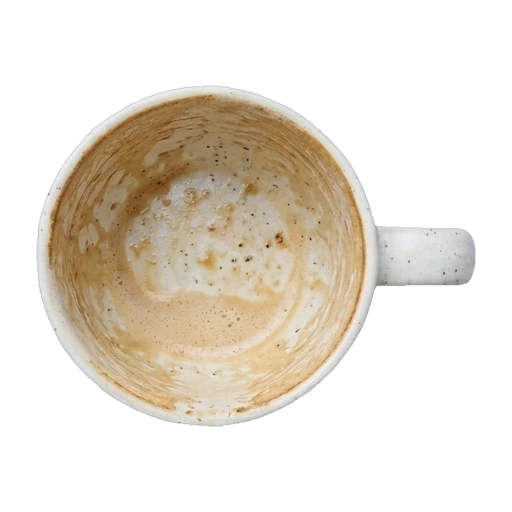
#> input picture docs/vfx/cups/coffee_latte_05.webp, 512 x 512 px, given in place of _tmp_05_endcard_napkin_60.png, which was not available
$ python make_instagram_cover_zh.py
#> lines starting #> are read from the running program, lines starting #| are printed output that depends on the picture
### trailer/make_instagram_cover.py
import math
import os
import subprocess
from pathlib import Path
from PIL import Image, ImageDraw, ImageFilter, ImageFont, ImageChops

ROOT = Path(__file__).resolve().parent
REPO = ROOT.parent
RAW_DIR = ROOT / "raw"
EDIT_DIR = ROOT / "edit"
EDIT_DIR.mkdir(parents=True, exist_ok=True)

W, H = 1080, 1920
FONT_BOLD = "/usr/share/fonts/truetype/noto/NotoSans-Bold.ttf"
if not os.path.exists(FONT_BOLD):
    FONT_BOLD = "/usr/share/fonts/opentype/urw-base35/NimbusSans-Bold.otf"


def extract_frame(mp4_path: Path, frame_idx: int) -> Image.Image:
    tmp = EDIT_DIR / f"_tmp_{mp4_path.stem}_{frame_idx}.png"
    subprocess.run(
        [
            "ffmpeg", "-v", "error", "-y",
            "-i", str(mp4_path),
            "-vf", f"select='eq(n,{frame_idx})'",
            "-frames:v", "1", "-vsync", "vfr",
            str(tmp),
        ],
        check=True,
    )
    im = Image.open(tmp).convert("RGBA")
    tmp.unlink(missing_ok=True)
    return im


# [11 lines left out: function add_drop_shadow, not called in this run]


def paste_multiply_region(dst_rgb: Image.Image, src_rgba: Image.Image, box, dst_pos, target_w, boost_ink=1.18):
    """Extract a clean ink/stain region from a napkin capture and multiply-blend it onto our cover napkin."""
    crop = src_rgba.crop(box).convert("RGB")
    scale = target_w / crop.width
    th = int(round(crop.height * scale))
    crop = crop.resize((target_w, th), Image.Resampling.LANCZOS)

    # Normalize local paper background to pure white (255,255,255) so ONLY ink & coffee stains multiply cleanly!
    px = crop.load()
    # Sample corner paper median as background reference
    corners = [px[4, 4], px[target_w - 5, 4], px[4, th - 5], px[target_w - 5, th - 5]]
    bg_r = sum(c[0] for c in corners) / 4.0
    bg_g = sum(c[1] for c in corners) / 4.0
    bg_b = sum(c[2] for c in corners) / 4.0

    # Smooth feather mask around edges so borders blend invisibly
    norm = Image.new("RGB", (target_w, th), (255, 255, 255))
    npx = norm.load()
    edge = 18
    for y in range(th):
        fy = min(1.0, y / edge, (th - 1 - y) / edge)
        for x in range(target_w):
            fx = min(1.0, x / edge, (target_w - 1 - x) / edge)
            f = fx * fy
            r, g, b = px[x, y]
            # Divide out paper color -> paper becomes ~1.0, ink & stains stay rich!
            nr = min(1.0, (r / max(1.0, bg_r)) ** boost_ink)
            ng = min(1.0, (g / max(1.0, bg_g)) ** boost_ink)
            nb = min(1.0, (b / max(1.0, bg_b)) ** boost_ink)
            # Lift near-white paper grain cleanly to 1.0
            if nr > 0.93 and ng > 0.93 and nb > 0.93:
                nr = ng = nb = 1.0
            rr = int(round((1.0 - f * (1.0 - nr)) * 255))
            gg = int(round((1.0 - f * (1.0 - ng)) * 255))
            bb = int(round((1.0 - f * (1.0 - nb)) * 255))
            npx[x, y] = (rr, gg, bb)

    # Multiply onto destination region
    dx, dy = dst_pos
    sub = dst_rgb.crop((dx, dy, dx + target_w, dy + th))
    blended = ImageChops.multiply(sub, norm)
    dst_rgb.paste(blended, (dx, dy))


# [186 lines left out: functions draw_stamp, build_cover, not called in this run]


# [2 lines that do not run on import are left out]

### trailer/make_instagram_cover_zh.py
import math
from pathlib import Path
from PIL import Image, ImageDraw, ImageFilter, ImageFont, ImageChops
from make_instagram_cover import extract_frame, add_drop_shadow, paste_multiply_region

ROOT = Path(__file__).resolve().parent
REPO = ROOT.parent
RAW_DIR = ROOT / "raw"
EDIT_DIR = ROOT / "edit"

W, H = 1080, 1920
FONT_ZH_TTC = "/usr/share/fonts/opentype/noto/NotoSansCJK-Bold.ttc"
FONT_ZH_IDX = 2


def draw_zh_stamp(base_rgba: Image.Image, text: str, center_xy, angle_deg: float, bg_col, border_col, txt_col, font_size=34):
    font = ImageFont.truetype(FONT_ZH_TTC, font_size, index=FONT_ZH_IDX)
    tmp = Image.new("RGBA", (480, 140), (0, 0, 0, 0))
    d = ImageDraw.Draw(tmp)
    bb = d.textbbox((0, 0), text, font=font)
    tw, th = bb[2] - bb[0], bb[3] - bb[1]
    px, py = 28, 15
    bw, bh = tw + px * 2, th + py * 2
    x0, y0 = (480 - bw) // 2, (140 - bh) // 2
    d.rounded_rectangle([x0 + 3, y0 + 6, x0 + bw + 3, y0 + bh + 6], radius=16, fill=(35, 22, 10, 75))
    d.rounded_rectangle([x0, y0, x0 + bw, y0 + bh], radius=15, fill=bg_col, outline=border_col, width=3)
    d.text((x0 + px - bb[0], y0 + py - bb[1]), text, font=font, fill=txt_col)
    rot = tmp.rotate(angle_deg, resample=Image.Resampling.BICUBIC, expand=True)
    rw, rh = rot.size
    base_rgba.alpha_composite(rot, (int(center_xy[0] - rw // 2), int(center_xy[1] - rh // 2)))


def build_zh_cover():
    print("Building 1080x1920 Chinese Instagram Reels Cover...")
    bg = Image.new("RGB", (W, H), (206, 187, 159))
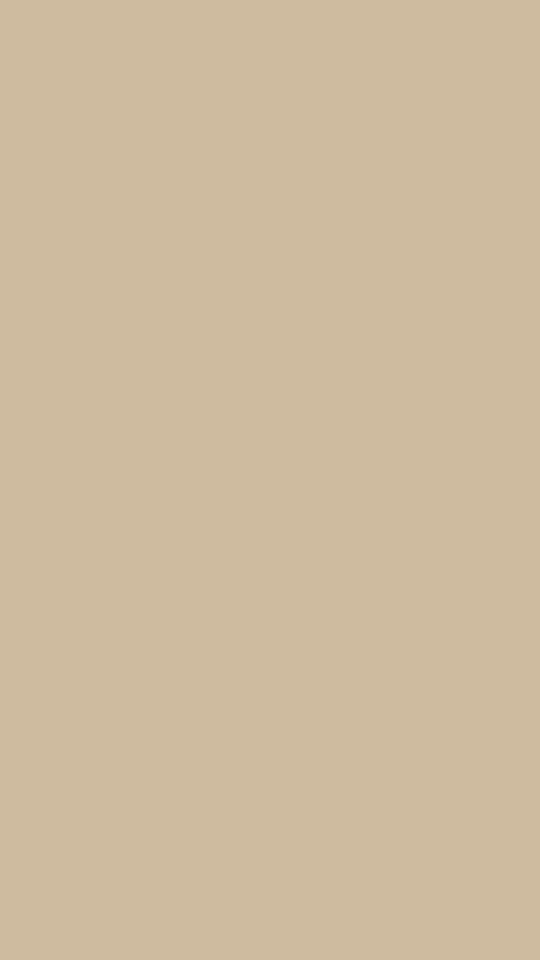
#> bg: PIL image 1080x1920 RGB (shown at 1/2 size); mean R, G, B 206, 187, 159
    bpx = bg.load()
    for y in range(H):
        for x in range(W):
            dx = (x - W * 0.48) / (W * 0.85)
            dy = (y - H * 0.42) / (H * 0.65)
            t = min(1.0, math.hypot(dx, dy))
            bpx[x, y] = (int(223 - t * 38), int(206 - t * 42), int(179 - t * 46))

    t5_clean = extract_frame(RAW_DIR / "05_endcard_napkin.mp4", 60)
#> in extract_frame, im is the input picture: PIL image 512x512 RGBA; mean R, G, B, A 72.2, 64.6, 53.3, 93.3
    t2_splat = extract_frame(RAW_DIR / "02_block_order_spill.mp4", 160)
#> call 2 of extract_frame, with frame_idx = 160
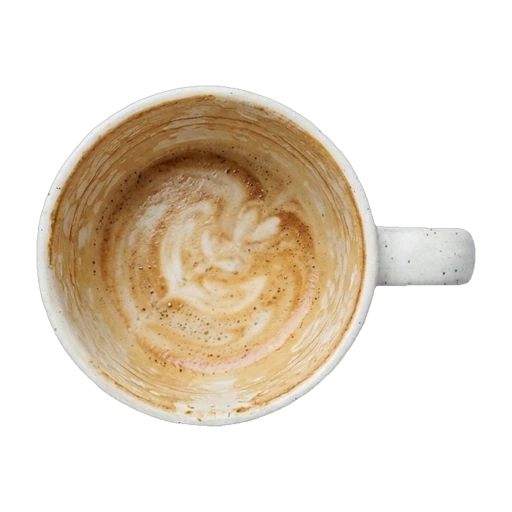
#> input picture docs/vfx/cups/coffee_latte_30.webp, 512 x 512 px, given in place of _tmp_02_block_order_spill_160.png, which was not available
#> in extract_frame, im is the input picture: PIL image 512x512 RGBA; mean R, G, B, A 72.8, 62.3, 48, 93.5
    t4_eureka = extract_frame(RAW_DIR / "04_matcha_eureka.mp4", 275)

    paper_base = t5_clean.crop((40, 1360, 1380, 2500)).convert("RGB")
#> paper_base: PIL image 1340x1140 RGB; every value is 0
    nap_w, nap_h = 900, 1330
    napkin = paper_base.resize((nap_w, nap_h), Image.Resampling.LANCZOS)
#> napkin: PIL image 900x1330 RGB; every value is 0

    nd = ImageDraw.Draw(napkin, "RGBA")
    nd.rectangle([24, 24, nap_w - 24, nap_h - 24], outline=(112, 86, 56, 42), width=2)
    nd.rectangle([32, 32, nap_w - 32, nap_h - 32], outline=(112, 86, 56, 28), width=1)
    for k in range(-18, 19):
        a = int(14 * math.exp(-((k / 8.0) ** 2)))
        col = (90, 66, 38, a) if k < 0 else (255, 250, 240, int(a * 1.15))
        nd.line([(nap_w // 2 + k, 0), (nap_w // 2 + k, nap_h)], fill=col, width=1)
        nd.line([(0, nap_h // 2 + k), (nap_w, nap_h // 2 + k)], fill=col, width=1)

    paste_multiply_region(napkin, t5_clean, box=(260, 950, 1180, 1345), dst_pos=(115, 118), target_w=660, boost_ink=1.22)
#> in paste_multiply_region, `crop = src_rgba.crop(box).convert("RGB")`: crop: PIL image 920x395 RGB; every value is 0
#> in paste_multiply_region, `crop = crop.resize((target_w, th), Image.Resampling.LANCZOS)`: crop: PIL image 660x283 RGB; every value is 0
#> in paste_multiply_region, `corners = [px[4, 4], px[target_w - 5, 4], px[4, th - 5], px[target_w -..`: corners = [(0, 0, 0), (0, 0, 0), (0, 0, 0), (0, 0, 0)]
#> in paste_multiply_region, `bg_r = sum(c[0] for c in corners) / 4.0`: bg_r = 0
#> in paste_multiply_region, `norm = Image.new("RGB", (target_w, th), (255, 255, 255))`: norm: PIL image 660x283 RGB; every value is 255
#> in paste_multiply_region, `dst_rgb.paste(blended, (dx, dy))`:
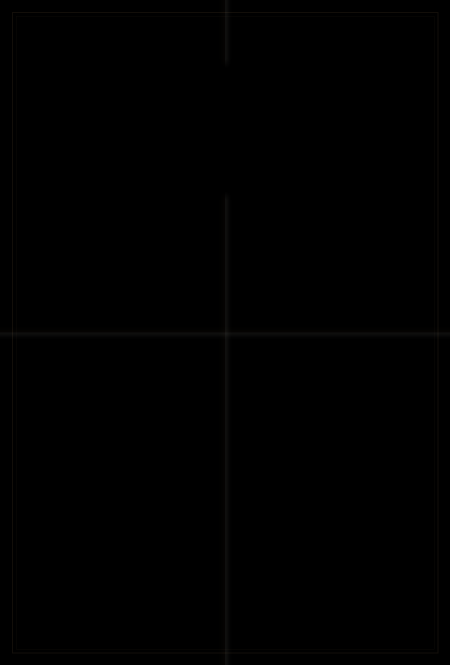
#> dst_rgb: PIL image 900x1330 RGB (shown at 1/2 size); mean R, G, B 0.4, 0.3, 0.3
    paste_multiply_region(napkin, t2_splat, box=(320, 710, 1020, 1445), dst_pos=(210, 405), target_w=440, boost_ink=1.22)
#> call 2 of paste_multiply_region, with box = (320, 710, 1020, 1445), dst_pos = (210, 405), target_w = 440, boost_ink = 1.22
#> in paste_multiply_region (call 2), `crop = src_rgba.crop(box).convert("RGB")`: crop: PIL image 700x735 RGB; every value is 0
#> in paste_multiply_region (call 2), `crop = crop.resize((target_w, th), Image.Resampling.LANCZOS)`: crop: PIL image 440x462 RGB; every value is 0
#> in paste_multiply_region (call 2), `norm = Image.new("RGB", (target_w, th), (255, 255, 255))`: norm: PIL image 440x462 RGB; every value is 255
#> in paste_multiply_region (call 2), `sub = dst_rgb.crop((dx, dy, dx + target_w, dy + th))`:
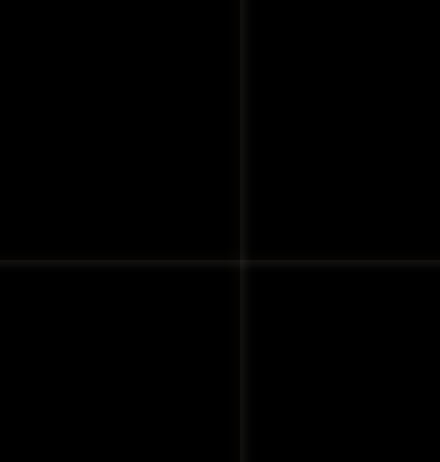
#> sub: PIL image 440x462 RGB; mean R, G, B 0.6, 0.6, 0.5

    t4_clean = t4_eureka.copy()
#> (the run stopped early here; a loop or call above may not have finished)
